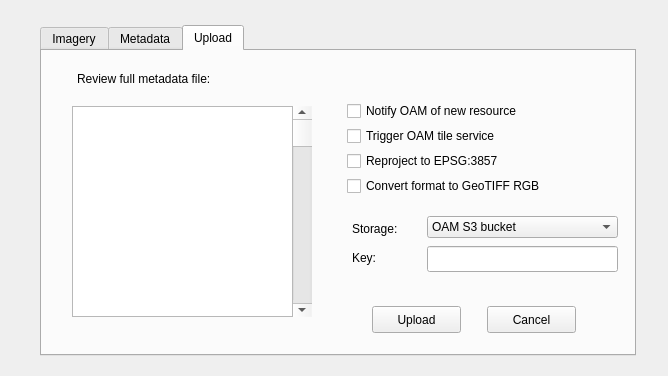
<?xml version="1.0" encoding="UTF-8"?>
<ui version="4.0">
 <class>Dialog</class>
 <widget class="QDialog" name="Dialog">
  <property name="geometry">
   <rect>
    <x>0</x>
    <y>0</y>
    <width>668</width>
    <height>376</height>
   </rect>
  </property>
  <property name="windowTitle">
   <string>Dialog</string>
  </property>
  <widget class="QTabWidget" name="tabWidget">
   <property name="geometry">
    <rect>
     <x>40</x>
     <y>25</y>
     <width>596</width>
     <height>331</height>
    </rect>
   </property>
   <property name="toolTip">
    <string/>
   </property>
   <property name="currentIndex">
    <number>2</number>
   </property>
   <widget class="QWidget" name="tab">
    <attribute name="title">
     <string>Imagery</string>
    </attribute>
    <widget class="QPushButton" name="pushButton_2">
     <property name="geometry">
      <rect>
       <x>310</x>
       <y>210</y>
       <width>91</width>
       <height>26</height>
      </rect>
     </property>
     <property name="text">
      <string>Remove</string>
     </property>
    </widget>
    <widget class="QLabel" name="label">
     <property name="geometry">
      <rect>
       <x>30</x>
       <y>110</y>
       <width>46</width>
       <height>16</height>
      </rect>
     </property>
     <property name="styleSheet">
      <string notr="true">color: rgb(132, 132, 132);</string>
     </property>
     <property name="text">
      <string>File:</string>
     </property>
    </widget>
    <widget class="QLineEdit" name="lineEdit_9">
     <property name="geometry">
      <rect>
       <x>70</x>
       <y>105</y>
       <width>151</width>
       <height>26</height>
      </rect>
     </property>
    </widget>
    <widget class="QScrollBar" name="verticalScrollBar">
     <property name="geometry">
      <rect>
       <x>545</x>
       <y>45</y>
       <width>20</width>
       <height>151</height>
      </rect>
     </property>
     <property name="orientation">
      <enum>Qt::Vertical</enum>
     </property>
    </widget>
    <widget class="QComboBox" name="comboBox_2">
     <property name="geometry">
      <rect>
       <x>25</x>
       <y>70</y>
       <width>231</width>
       <height>22</height>
      </rect>
     </property>
     <item>
      <property name="text">
       <string>Layer 1</string>
      </property>
     </item>
     <item>
      <property name="text">
       <string>Layer 2</string>
      </property>
     </item>
     <item>
      <property name="text">
       <string>Layer 3</string>
      </property>
     </item>
     <item>
      <property name="text">
       <string>From file...</string>
      </property>
     </item>
    </widget>
    <widget class="QToolButton" name="toolButton">
     <property name="geometry">
      <rect>
       <x>225</x>
       <y>105</y>
       <width>31</width>
       <height>26</height>
      </rect>
     </property>
     <property name="text">
      <string>...</string>
     </property>
    </widget>
    <widget class="QLabel" name="label_23">
     <property name="geometry">
      <rect>
       <x>25</x>
       <y>30</y>
       <width>226</width>
       <height>26</height>
      </rect>
     </property>
     <property name="text">
      <string>Select and include imagery sources</string>
     </property>
    </widget>
    <widget class="QPushButton" name="pushButton_8">
     <property name="geometry">
      <rect>
       <x>415</x>
       <y>210</y>
       <width>71</width>
       <height>27</height>
      </rect>
     </property>
     <property name="cursor">
      <cursorShape>ArrowCursor</cursorShape>
     </property>
     <property name="text">
      <string>Up</string>
     </property>
    </widget>
    <widget class="QPushButton" name="pushButton_9">
     <property name="geometry">
      <rect>
       <x>500</x>
       <y>210</y>
       <width>66</width>
       <height>27</height>
      </rect>
     </property>
     <property name="cursor">
      <cursorShape>ArrowCursor</cursorShape>
     </property>
     <property name="text">
      <string>Down</string>
     </property>
    </widget>
    <widget class="QPushButton" name="pushButton_10">
     <property name="geometry">
      <rect>
       <x>110</x>
       <y>155</y>
       <width>71</width>
       <height>27</height>
      </rect>
     </property>
     <property name="cursor">
      <cursorShape>ArrowCursor</cursorShape>
     </property>
     <property name="text">
      <string>Add</string>
     </property>
    </widget>
    <widget class="QListWidget" name="listWidget">
     <property name="geometry">
      <rect>
       <x>310</x>
       <y>45</y>
       <width>236</width>
       <height>151</height>
      </rect>
     </property>
    </widget>
    <zorder>listWidget</zorder>
    <zorder>pushButton_2</zorder>
    <zorder>label</zorder>
    <zorder>lineEdit_9</zorder>
    <zorder>verticalScrollBar</zorder>
    <zorder>comboBox_2</zorder>
    <zorder>toolButton</zorder>
    <zorder>label_23</zorder>
    <zorder>pushButton_8</zorder>
    <zorder>pushButton_9</zorder>
    <zorder>pushButton_10</zorder>
   </widget>
   <widget class="QWidget" name="tab_2">
    <attribute name="title">
     <string>Metadata</string>
    </attribute>
    <widget class="QLabel" name="label_2">
     <property name="geometry">
      <rect>
       <x>340</x>
       <y>55</y>
       <width>59</width>
       <height>14</height>
      </rect>
     </property>
     <property name="text">
      <string>Title:</string>
     </property>
    </widget>
    <widget class="QLabel" name="label_3">
     <property name="geometry">
      <rect>
       <x>335</x>
       <y>80</y>
       <width>59</width>
       <height>14</height>
      </rect>
     </property>
     <property name="text">
      <string>Tags:</string>
     </property>
    </widget>
    <widget class="QLabel" name="label_4">
     <property name="geometry">
      <rect>
       <x>315</x>
       <y>105</y>
       <width>59</width>
       <height>14</height>
      </rect>
     </property>
     <property name="text">
      <string>Provider:</string>
     </property>
    </widget>
    <widget class="QLabel" name="label_5">
     <property name="geometry">
      <rect>
       <x>315</x>
       <y>130</y>
       <width>59</width>
       <height>14</height>
      </rect>
     </property>
     <property name="text">
      <string>Platform:</string>
     </property>
    </widget>
    <widget class="QLabel" name="label_6">
     <property name="geometry">
      <rect>
       <x>320</x>
       <y>155</y>
       <width>59</width>
       <height>14</height>
      </rect>
     </property>
     <property name="text">
      <string>Sensor:</string>
     </property>
    </widget>
    <widget class="QLabel" name="label_7">
     <property name="geometry">
      <rect>
       <x>320</x>
       <y>180</y>
       <width>59</width>
       <height>14</height>
      </rect>
     </property>
     <property name="text">
      <string>License:</string>
     </property>
    </widget>
    <widget class="QLabel" name="label_8">
     <property name="geometry">
      <rect>
       <x>315</x>
       <y>205</y>
       <width>59</width>
       <height>14</height>
      </rect>
     </property>
     <property name="text">
      <string>Website:</string>
     </property>
    </widget>
    <widget class="QLabel" name="label_9">
     <property name="geometry">
      <rect>
       <x>315</x>
       <y>230</y>
       <width>59</width>
       <height>14</height>
      </rect>
     </property>
     <property name="text">
      <string>Contact:</string>
     </property>
    </widget>
    <widget class="QLineEdit" name="lineEdit">
     <property name="geometry">
      <rect>
       <x>380</x>
       <y>50</y>
       <width>191</width>
       <height>22</height>
      </rect>
     </property>
    </widget>
    <widget class="QLineEdit" name="lineEdit_2">
     <property name="geometry">
      <rect>
       <x>380</x>
       <y>75</y>
       <width>191</width>
       <height>22</height>
      </rect>
     </property>
    </widget>
    <widget class="QLineEdit" name="lineEdit_3">
     <property name="geometry">
      <rect>
       <x>380</x>
       <y>100</y>
       <width>191</width>
       <height>22</height>
      </rect>
     </property>
    </widget>
    <widget class="QLineEdit" name="lineEdit_4">
     <property name="geometry">
      <rect>
       <x>380</x>
       <y>125</y>
       <width>191</width>
       <height>22</height>
      </rect>
     </property>
    </widget>
    <widget class="QLineEdit" name="lineEdit_5">
     <property name="geometry">
      <rect>
       <x>380</x>
       <y>150</y>
       <width>191</width>
       <height>22</height>
      </rect>
     </property>
    </widget>
    <widget class="QLineEdit" name="lineEdit_6">
     <property name="geometry">
      <rect>
       <x>380</x>
       <y>175</y>
       <width>191</width>
       <height>22</height>
      </rect>
     </property>
    </widget>
    <widget class="QLineEdit" name="lineEdit_7">
     <property name="geometry">
      <rect>
       <x>380</x>
       <y>200</y>
       <width>191</width>
       <height>22</height>
      </rect>
     </property>
    </widget>
    <widget class="QLineEdit" name="lineEdit_8">
     <property name="geometry">
      <rect>
       <x>380</x>
       <y>225</y>
       <width>191</width>
       <height>22</height>
      </rect>
     </property>
    </widget>
    <widget class="QLabel" name="label_13">
     <property name="geometry">
      <rect>
       <x>20</x>
       <y>20</y>
       <width>231</width>
       <height>16</height>
      </rect>
     </property>
     <property name="text">
      <string>Select sources to edit metadata:</string>
     </property>
    </widget>
    <widget class="QPushButton" name="pushButton_3">
     <property name="geometry">
      <rect>
       <x>315</x>
       <y>255</y>
       <width>71</width>
       <height>27</height>
      </rect>
     </property>
     <property name="text">
      <string>Save</string>
     </property>
    </widget>
    <widget class="QPushButton" name="pushButton_7">
     <property name="geometry">
      <rect>
       <x>395</x>
       <y>255</y>
       <width>76</width>
       <height>27</height>
      </rect>
     </property>
     <property name="text">
      <string>Clean</string>
     </property>
    </widget>
    <widget class="QScrollBar" name="verticalScrollBar_2">
     <property name="geometry">
      <rect>
       <x>240</x>
       <y>50</y>
       <width>20</width>
       <height>216</height>
      </rect>
     </property>
     <property name="orientation">
      <enum>Qt::Vertical</enum>
     </property>
    </widget>
    <widget class="QListWidget" name="listWidget_2">
     <property name="geometry">
      <rect>
       <x>20</x>
       <y>50</y>
       <width>221</width>
       <height>216</height>
      </rect>
     </property>
    </widget>
    <widget class="QPushButton" name="pushButton">
     <property name="geometry">
      <rect>
       <x>478</x>
       <y>255</y>
       <width>91</width>
       <height>27</height>
      </rect>
     </property>
     <property name="text">
      <string>As previous</string>
     </property>
    </widget>
    <zorder>listWidget_2</zorder>
    <zorder>label_2</zorder>
    <zorder>label_3</zorder>
    <zorder>label_4</zorder>
    <zorder>label_5</zorder>
    <zorder>label_6</zorder>
    <zorder>label_7</zorder>
    <zorder>label_8</zorder>
    <zorder>label_9</zorder>
    <zorder>lineEdit</zorder>
    <zorder>lineEdit_2</zorder>
    <zorder>lineEdit_3</zorder>
    <zorder>lineEdit_4</zorder>
    <zorder>lineEdit_5</zorder>
    <zorder>lineEdit_6</zorder>
    <zorder>lineEdit_7</zorder>
    <zorder>lineEdit_8</zorder>
    <zorder>label_13</zorder>
    <zorder>pushButton_3</zorder>
    <zorder>pushButton_7</zorder>
    <zorder>verticalScrollBar_2</zorder>
    <zorder>pushButton</zorder>
   </widget>
   <widget class="QWidget" name="tab_3">
    <attribute name="title">
     <string>Upload</string>
    </attribute>
    <widget class="QCheckBox" name="checkBox">
     <property name="geometry">
      <rect>
       <x>305</x>
       <y>50</y>
       <width>251</width>
       <height>20</height>
      </rect>
     </property>
     <property name="text">
      <string>Notify OAM of new resource</string>
     </property>
    </widget>
    <widget class="QCheckBox" name="checkBox_2">
     <property name="geometry">
      <rect>
       <x>305</x>
       <y>75</y>
       <width>226</width>
       <height>20</height>
      </rect>
     </property>
     <property name="text">
      <string>Trigger OAM tile service</string>
     </property>
    </widget>
    <widget class="QCheckBox" name="checkBox_3">
     <property name="geometry">
      <rect>
       <x>305</x>
       <y>100</y>
       <width>231</width>
       <height>20</height>
      </rect>
     </property>
     <property name="text">
      <string>Reproject to EPSG:3857</string>
     </property>
    </widget>
    <widget class="QCheckBox" name="checkBox_4">
     <property name="geometry">
      <rect>
       <x>305</x>
       <y>125</y>
       <width>226</width>
       <height>20</height>
      </rect>
     </property>
     <property name="text">
      <string>Convert format to GeoTIFF RGB</string>
     </property>
    </widget>
    <widget class="QLabel" name="label_22">
     <property name="geometry">
      <rect>
       <x>310</x>
       <y>200</y>
       <width>58</width>
       <height>14</height>
      </rect>
     </property>
     <property name="styleSheet">
      <string notr="true"/>
     </property>
     <property name="text">
      <string>Key:</string>
     </property>
    </widget>
    <widget class="QComboBox" name="comboBox">
     <property name="geometry">
      <rect>
       <x>385</x>
       <y>165</y>
       <width>191</width>
       <height>22</height>
      </rect>
     </property>
     <item>
      <property name="text">
       <string>OAM S3 bucket</string>
      </property>
     </item>
     <item>
      <property name="text">
       <string>Digital Globe</string>
      </property>
     </item>
    </widget>
    <widget class="QLabel" name="label_10">
     <property name="geometry">
      <rect>
       <x>310</x>
       <y>170</y>
       <width>61</width>
       <height>16</height>
      </rect>
     </property>
     <property name="text">
      <string>Storage:</string>
     </property>
    </widget>
    <widget class="QLineEdit" name="lineEdit_11">
     <property name="geometry">
      <rect>
       <x>385</x>
       <y>195</y>
       <width>191</width>
       <height>26</height>
      </rect>
     </property>
    </widget>
    <widget class="QScrollBar" name="verticalScrollBar_4">
     <property name="geometry">
      <rect>
       <x>250</x>
       <y>55</y>
       <width>20</width>
       <height>211</height>
      </rect>
     </property>
     <property name="orientation">
      <enum>Qt::Vertical</enum>
     </property>
    </widget>
    <widget class="QColumnView" name="columnView_3">
     <property name="geometry">
      <rect>
       <x>30</x>
       <y>55</y>
       <width>221</width>
       <height>211</height>
      </rect>
     </property>
    </widget>
    <widget class="QLabel" name="label_20">
     <property name="geometry">
      <rect>
       <x>35</x>
       <y>20</y>
       <width>161</width>
       <height>16</height>
      </rect>
     </property>
     <property name="text">
      <string>Review full metadata file:</string>
     </property>
    </widget>
    <widget class="QPushButton" name="pushButton_4">
     <property name="geometry">
      <rect>
       <x>330</x>
       <y>255</y>
       <width>89</width>
       <height>27</height>
      </rect>
     </property>
     <property name="text">
      <string>Upload</string>
     </property>
    </widget>
    <widget class="QPushButton" name="pushButton_5">
     <property name="geometry">
      <rect>
       <x>445</x>
       <y>255</y>
       <width>89</width>
       <height>27</height>
      </rect>
     </property>
     <property name="text">
      <string>Cancel</string>
     </property>
    </widget>
   </widget>
  </widget>
 </widget>
 <resources/>
 <connections/>
</ui>
